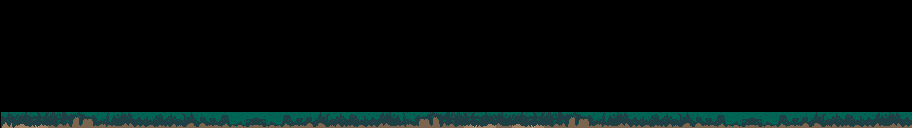

A level layout from a 2D game, rendered from its tile map. Below: a short description, then the map file with its tile-grid data intact:
An orthogonal 57x8 tile map with 16x16 px tiles, 3 tile layers (Background, Walls, Foreground) and 10 objects (PlayerSpawn.Default, PlayerSpawn.fromCave, PlayerSpawn.fromCamp, Camp, fire, ...).

<map version="1.4" tiledversion="1.4.3" orientation="orthogonal" renderorder="right-down" width="57" height="8" tilewidth="16" tileheight="16" infinite="0" nextlayerid="10" nextobjectid="18">
 <tileset firstgid="1" source="CaveTileSet2.tsx" />
 <layer id="7" name="Background" width="57" height="8">
  <data encoding="csv">
0,0,0,0,0,0,0,0,0,0,0,0,0,0,0,0,0,0,0,0,0,0,0,0,0,0,0,0,0,0,0,0,0,0,0,0,0,0,0,0,0,0,0,0,0,0,0,0,0,0,0,0,0,0,0,0,0,
0,0,0,0,0,0,0,0,0,0,0,0,0,0,0,0,0,0,0,0,0,0,0,0,0,0,0,0,0,0,0,0,0,0,0,0,0,0,0,0,0,0,0,0,0,0,0,0,0,0,0,0,0,0,0,0,0,
0,0,0,0,0,0,0,0,0,0,0,0,0,0,0,0,0,0,0,0,0,0,0,0,0,0,0,0,0,0,0,0,0,0,0,0,0,0,0,0,0,0,0,0,0,0,0,0,0,0,0,0,0,0,0,0,0,
0,0,0,0,0,0,0,0,0,0,0,0,0,0,0,0,0,0,0,0,0,0,0,0,0,0,0,0,0,0,0,0,0,0,0,0,0,0,0,0,0,0,0,0,0,0,0,0,0,0,0,0,0,0,0,0,0,
0,0,0,0,0,0,0,0,0,0,0,0,0,0,0,0,0,0,0,0,0,0,0,0,0,0,0,0,0,0,0,0,0,0,0,0,0,0,0,0,0,0,0,0,0,0,0,0,0,0,0,0,0,0,0,0,0,
0,0,0,0,0,0,0,0,0,0,0,0,0,0,0,0,0,0,0,0,0,0,0,0,0,0,0,0,0,0,0,0,0,0,0,0,0,0,0,0,0,0,0,0,0,0,0,0,0,0,0,0,0,0,0,0,0,
0,0,0,0,0,0,0,0,0,0,0,0,0,0,0,0,0,0,0,0,0,0,0,0,0,0,0,0,0,0,0,0,0,0,0,0,0,0,0,0,0,0,0,0,0,0,0,0,0,0,0,0,0,0,0,0,0,
0,0,0,0,0,0,0,0,0,0,0,0,0,0,0,0,0,0,0,0,0,0,0,0,0,0,0,0,0,0,0,0,0,0,0,0,0,0,0,0,0,0,0,0,0,0,0,0,0,0,0,0,0,0,0,0,0
</data>
 </layer>
 <layer id="1" name="Walls" width="57" height="8">
  <data encoding="csv">
0,0,0,0,0,0,0,0,0,0,0,0,0,0,0,0,0,0,0,0,0,0,0,0,0,0,0,0,0,0,0,0,0,0,0,0,0,0,0,0,0,0,0,0,0,0,0,0,0,0,0,0,0,0,0,0,0,
0,0,0,0,0,0,0,0,0,0,0,0,0,0,0,0,0,0,0,0,0,0,0,0,0,0,0,0,0,0,0,0,0,0,0,0,0,0,0,0,0,0,0,0,0,0,0,0,0,0,0,0,0,0,0,0,0,
0,0,0,0,0,0,0,0,0,0,0,0,0,0,0,0,0,0,0,0,0,0,0,0,0,0,0,0,0,0,0,0,0,0,0,0,0,0,0,0,0,0,0,0,0,0,0,0,0,0,0,0,0,0,0,0,0,
0,0,0,0,0,0,0,0,0,0,0,0,0,0,0,0,0,0,0,0,0,0,0,0,0,0,0,0,0,0,0,0,0,0,0,0,0,0,0,0,0,0,0,0,0,0,0,0,0,0,0,0,0,0,0,0,0,
0,0,0,0,0,0,0,0,0,0,0,0,0,0,0,0,0,0,0,0,0,0,0,0,0,0,0,0,0,0,0,0,0,0,0,0,0,0,0,0,0,0,0,0,0,0,0,0,0,0,0,0,0,0,0,0,0,
0,0,0,0,0,0,0,0,0,0,0,0,0,0,0,0,0,0,0,0,0,0,0,0,0,0,0,0,0,0,0,0,0,0,0,0,0,0,0,0,0,0,0,0,0,0,0,0,0,0,0,0,0,0,0,0,0,
0,0,0,0,0,0,0,0,0,0,0,0,0,0,0,0,0,0,0,0,0,0,0,0,0,0,0,0,0,0,0,0,0,0,0,0,0,0,0,0,0,0,0,0,0,0,0,0,0,0,0,0,0,0,0,0,0,
33,34,35,36,37,38,39,40,41,42,43,44,45,46,47,48,49,50,51,52,53,54,55,56,57,58,59,60,61,62,63,57,34,35,36,37,38,39,40,41,42,43,44,45,46,47,48,49,50,51,52,53,54,55,56,40,41
</data>
 </layer>
 <layer id="8" name="Foreground" width="57" height="8">
  <data encoding="csv">
0,0,0,0,0,0,0,0,0,0,0,0,0,0,0,0,0,0,0,0,0,0,0,0,0,0,0,0,0,0,0,0,0,0,0,0,0,0,0,0,0,0,0,0,0,0,0,0,0,0,0,0,0,0,0,0,0,
0,0,0,0,0,0,0,0,0,0,0,0,0,0,0,0,0,0,0,0,0,0,0,0,0,0,0,0,0,0,0,0,0,0,0,0,0,0,0,0,0,0,0,0,0,0,0,0,0,0,0,0,0,0,0,0,0,
0,0,0,0,0,0,0,0,0,0,0,0,0,0,0,0,0,0,0,0,0,0,0,0,0,0,0,0,0,0,0,0,0,0,0,0,0,0,0,0,0,0,0,0,0,0,0,0,0,0,0,0,0,0,0,0,0,
0,0,0,0,0,0,0,0,0,0,0,0,0,0,0,0,0,0,0,0,0,0,0,0,0,0,0,0,0,0,0,0,0,0,0,0,0,0,0,0,0,0,0,0,0,0,0,0,0,0,0,0,0,0,0,0,0,
0,0,0,0,0,0,0,0,0,0,0,0,0,0,0,0,0,0,0,0,0,0,0,0,0,0,0,0,0,0,0,0,0,0,0,0,0,0,0,0,0,0,0,0,0,0,0,0,0,0,0,0,0,0,0,0,0,
0,0,0,0,0,0,0,0,0,0,0,0,0,0,0,0,0,0,0,0,0,0,0,0,0,0,0,0,0,0,0,0,0,0,0,0,0,0,0,0,0,0,0,0,0,0,0,0,0,0,0,0,0,0,0,0,0,
0,0,0,0,0,0,0,0,0,0,0,0,0,0,0,0,0,0,0,0,0,0,0,0,0,0,0,0,0,0,0,0,0,0,0,0,0,0,0,0,0,0,0,0,0,0,0,0,0,0,0,0,0,0,0,0,0,
0,0,0,0,0,0,0,0,0,0,0,0,0,0,0,0,0,0,0,0,0,0,0,0,0,0,0,0,0,0,0,0,0,0,0,0,0,0,0,0,0,0,0,0,0,0,0,0,0,0,0,0,0,0,0,0,0
</data>
 </layer>
 <objectgroup id="2" name="PlayerObjects">
  <object id="1" name="PlayerSpawn.Default" x="191" y="111">
   <point />
  </object>
  <object id="15" name="PlayerSpawn.fromCave" x="851" y="113" width="128">
   <point />
  </object>
  <object id="16" name="PlayerSpawn.fromCamp" x="191" y="111">
   <point />
  </object>
 </objectgroup>
 <objectgroup id="3" name="AreaObjects">
  <object id="6" name="Camp" x="64" y="96" width="256" height="16" />
  <object id="8" name="fire" x="225.727" y="96" width="34.1818" height="16" />
  <object id="12" name="water" x="25.6667" y="96" width="16" height="16" />
  <object id="14" name="state.Cave" x="768" y="96" width="128" height="16" />
 </objectgroup>
 <objectgroup id="4" name="ItemObjects">
  <object id="4" name="only.carrot" x="515" y="112">
   <point />
  </object>
  <object id="5" name="only.apple" x="383.333" y="112">
   <point />
  </object>
 </objectgroup>
 <objectgroup id="9" name="ForagingObjects">
  <object id="17" name="only.water" x="33.4242" y="112">
   <point />
  </object>
 </objectgroup>
 <objectgroup id="5" name="EnemyObjects" />
</map>
